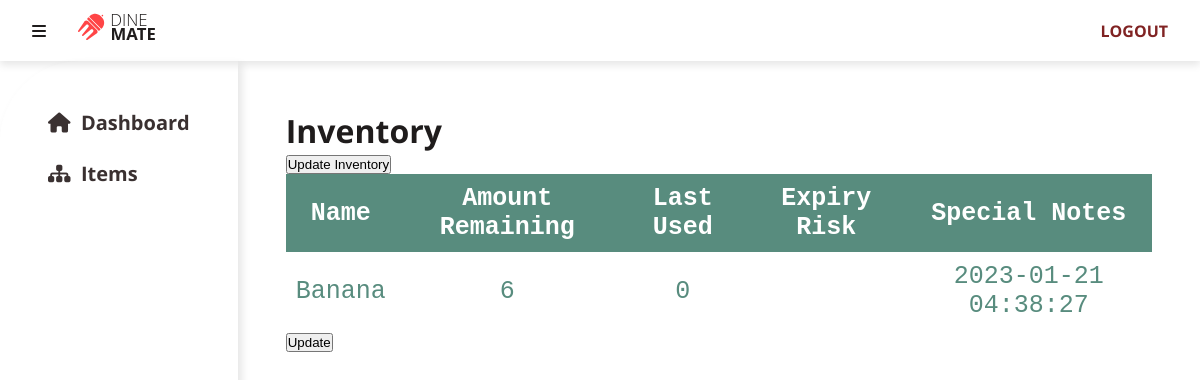
Page /admin/inventory/info on the earlier database version.
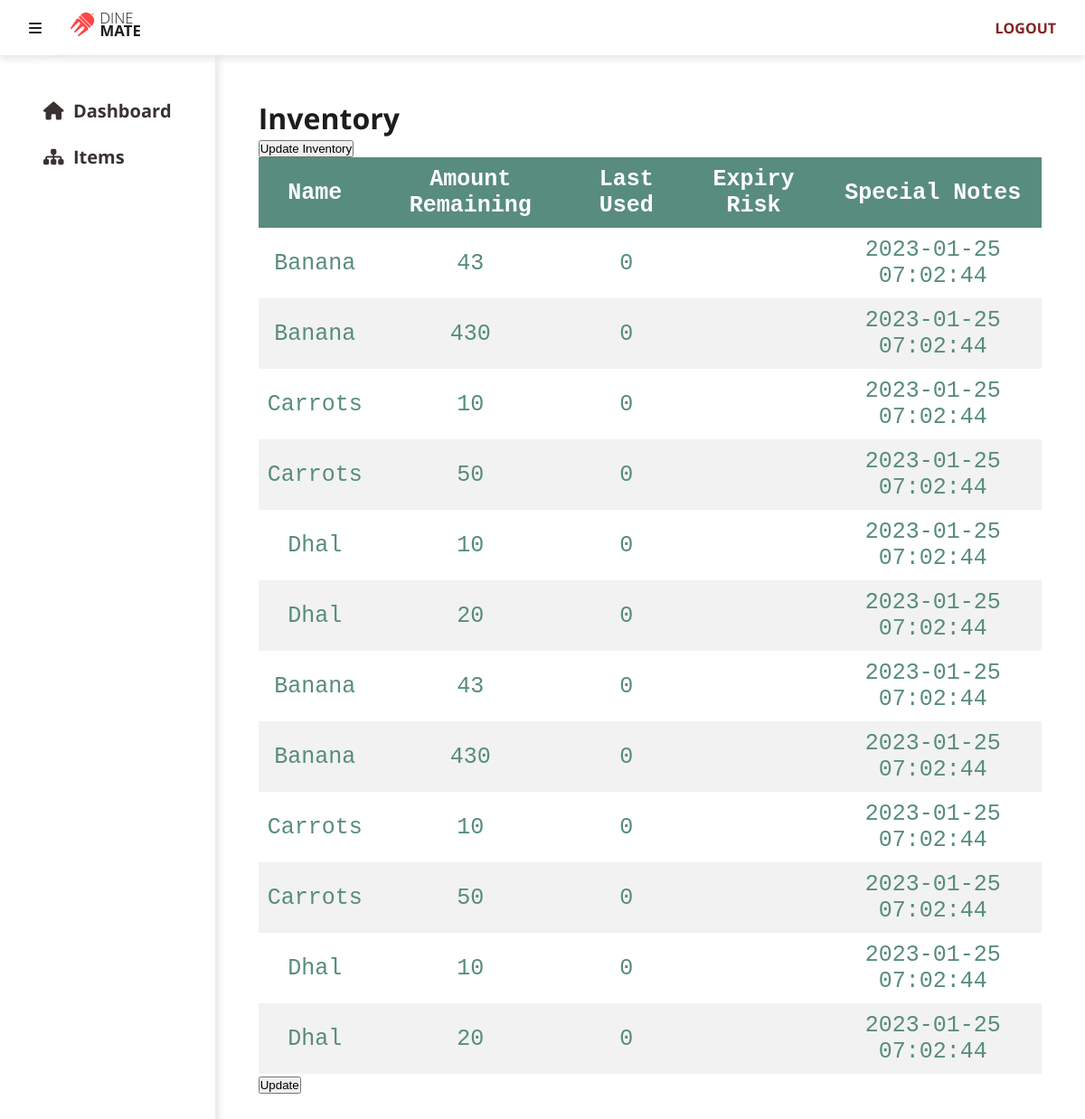
Same page on the later database version.
### tables this page shows
CREATE TABLE `inventory2` (
  `pid` int(11) DEFAULT NULL,
  `item_id` int(11) DEFAULT NULL,
  `amount_remaining` float DEFAULT NULL,
  `special_notes` varchar(500) DEFAULT NULL,
  `expiryrisk` smallint(6) DEFAULT 0,
  `last_used` timestamp NOT NULL DEFAULT current_timestamp()
);

CREATE TABLE `items` (
  `item_id` int(11) NOT NULL,
  `item_name` varchar(256) NOT NULL,
  `description` text DEFAULT NULL,
  `unit` int(50) NOT NULL,
  `category` int(11) DEFAULT NULL
);

### app/core/Controller.php (called while the page is built, shortened)
<?php
trait Controller
{
    public function view(string $view, array $data = []): void
    {
        $filename = "../app/views/" . $view . ".view.php";
        require $filename;
    }
}

### app/controllers/Admin/Inventory.php (called while the page is built, shortened)
<?php
class Inventory
{
    public function info()
    {
        $inv2 = new Inventory2Model();
        $inventory2 = $inv2->getInventory();
        $this->view('inventory2', ['inventory2' => $inventory2]);
    }
}

### app/core/App.php (called while the page is built, shortened)
<?php
class App
{
    private mixed $module = "";
    private array $modules = ["admin"];
    private mixed $controller = "home";
    private string $method = "index";
    function __construct()
    {
        $url = $this->splitUrl();
        if (isset($url[0]) && in_array($url[0], $this->modules)) {
            $this->module = $url[0];
            array_shift($url);
        }
        $controllerPath = "../app/controllers/";
        $path = $controllerPath;
        if ($this->module) {
            $path .= ucfirst($this->module) . "/";
        }
        $path .= ucfirst($url[0] ?? $this->controller) . ".php";
        if (isset($url[0])) {
            if (file_exists($path)) {
                $this->controller = $url[0];
                unset($url[0]);
            } else {
                $this->controller = null;
            }
        }
        $this->controller = new $this->controller;
        if (isset($url[1])) {
            if (method_exists($this->controller, $url[1])) {
                $this->method = $url[1];
                unset($url[1]);
            } else {
                $this->controller = null;
            }
        }
        $this->params = $url ? array_values($url) : [];
        call_user_func_array([$this->controller, $this->method], $this->params);
    }
    private function splitUrl(): array
    {
        if (isset($_GET["url"])) {
            return explode("/", filter_var(rtrim($_GET["url"], "/"), FILTER_SANITIZE_URL));
        } else {
            return [];
        }
    }
}

### public/index.php (called while the page is built, shortened)
<?php
$app = new App();

### app/core/Model.php (called while the page is built, shortened)
<?php
class Model
{
    protected string $table = "";
    public function select(array|string $column_list = "*"): Model
    {
        if (is_array($column_list)) {
            for ($i = 0; $i < count($column_list); $i++) {
                if (!str_contains($column_list[$i], ".")) {
                    $column_list[$i] = $this->table . "." . $column_list[$i];
                }
            }
            $column_list = implode(", ", $column_list);
        } else {
            if (!str_contains($column_list, ".")) {
                $column_list = $this->table . "." . $column_list;
            }
        }
        return $this;
    }
    public function join(string $table, string $column1, string $column2, string $operator = "="): Model
    {
        return $this;
    }
}

### app/models/Inventory2Model.php (called while the page is built, shortened)
<?php
class Inventory2Model extends Model
{
    public function __construct()
    {
        $this->table = "inventory2";
    }
    public function getInventory()
    {
        return $this->select(["inventory2.*", "items.item_name"])
        ->join("items", "items.item_id", "inventory2.item_id")
        ->fetchAll();
    }
}

### app/core/Database.php (called while the page is built, shortened)
<?php
trait Database
{
    private ?PDO $db = null;
    protected string $query = "";
    protected array $data = [];
    public function execute(): PDOStatement
    {
        try {
            $statement = $this->prepare($this->query);
            $statement->execute($this->data);
            $this->query = "";
            $this->data = [];
            return $statement;
        } catch (PDOException $e) {
            die($e->getMessage());
        }
    }
    public function fetchAll(): array
    {
        return $this->execute()->fetchAll();
    }
    protected function prepare(string $query): PDOStatement
    {
        try {
            return $this->db->prepare($query);
        } catch (Exception $e) {
            die($e->getMessage());
        }
    }
    private function connect(): void
    {
        try {
            $connection_string = "mysql:hostname=" . DBHOST . ";dbname=" . DBNAME;
            $this->db = new PDO($connection_string, DBUSER, DBPASS, [
                PDO::ATTR_ERRMODE => PDO::ERRMODE_EXCEPTION,
                PDO::ATTR_DEFAULT_FETCH_MODE => PDO::FETCH_OBJ
            ]);
        } catch (PDOException $e) {
            die($e->getMessage());
        }
    }
}

### app/views/inventory2.view.php (the view, shortened to what this page needs)
<?php include "partials/dashboard.header.php" ?>
<!DOCTYPE html>
<html lang="en">
<head>
</head>
<body>
    <h1>Inventory</h1>
    <button onclick="makeEditable()">Update Inventory</button>
    <table>
        <thead>
            <tr>
                <th>Name</th>
                <th>Amount Remaining</th>
                <th>Last Used</th>
                <th> Expiry Risk</th>
                <th> Special Notes</th>
            </tr>
        </thead>
        <tbody>
            <?php if (isset($inventory2)) : ?>
                <?php foreach ($inventory2 as $item) : ?>
                    <tr data-item-id="<?= $item->item_id ?>" data-purchase-id="<?= $item->pid ?>">
                        <td data-field-name="item_name"><?= $item->item_name ?></td>
                        <td data-field-name="amount_remaining"><?= $item->amount_remaining ?></td>
                        <td data-field-name="expiryrisk"><?= $item->expiryrisk ?></td>
                        <td data-field-name="special_notes"><?= $item->special_notes ?></td>
                        <td data-field-name="last_used"><?= $item->last_used ?></td>
                    </tr>
                <?php endforeach; ?>
            <?php endif; ?>
        </tbody>
    </table>
    <button id="update-button" onclick="updateInventory()">Update</button>
</body>
</html>
<?php include "partials/dashboard.footer.php" ?>

### app/views/partials/head.partial.php (shortened to what this page needs)
<!DOCTYPE html>
<html lang="en">
<head>
    <link rel="stylesheet" href="<?= ROOT ?>/assets/css/styles.css">
</head>

### app/views/partials/dashboard.header.php
<?php include "head.partial.php" ?>
<body class="dashboard">
<?php include "navbar.partial.php" ?>
<div class="dashboard-container">
    <?php include "sidebar.partial.php" ?>
    <div class="w-100 h-100 p-5">

### app/views/partials/navbar.partial.php (shortened to what this page needs)
<nav class="nav px-3 position-sticky">
    <div class="nav-brand">
        <div class="nav-items">
            <div class="nav-item">
                <i class="fa-solid fa-bars" id="sidebar-toggle"></i>
            </div>
            <div class="nav-item">
                <img src="<?= ROOT ?>/assets/images/logos/logo_Full Logo.svg" alt="Logo">
            </div>
        </div>
    </div>
    <div class="nav-items justify-content-end">
        <div class="nav-item">
        </div>
        <div class="nav-item">
            <a class="link text-uppercase fw-bold" href="<?= ROOT ?>/admin/auth/logout">Logout</a>
        </div>
    </div>
</nav>

### app/views/partials/sidebar.partial.php
<div id="sidebar" class="sidebar p-5 pt-1">
    <a class="fw-bold d-block mb-4 fs-4<?php if (isset($controller) && $controller == "home") echo " active" ?>"
       href="<?= ROOT ?>/admin">
        <i class="fa-solid fa-house d-inline"></i><span
                class="sidebar-text">&nbsp;&nbsp;Dashboard</span>
    </a>
    <a class="fw-bold d-block mb-4 fs-4<?php if (isset($controller) && $controller == "items") echo " active" ?>"
       href="<?= ROOT ?>/admin/items">
        <i class="fa-solid fa-sitemap d-inline"></i><span
                class="sidebar-text">&nbsp;&nbsp;Items</span>
    </a>
</div>

### app/views/partials/dashboard.footer.php
</div>
</div>
</body>
<?php include "footer.partial.php" ?>

### app/views/partials/footer.partial.php
</html>

### public/assets/css/styles.css (style rules this page uses)
* { margin: 0; padding: 0; list-style: none; box-sizing: border-box; }
.fs-4 { font-size: 1.25rem; color: #1F1C1C; }
.fw-bold { font-weight: 700 !important; }
.text-uppercase { text-transform: uppercase !important; }
a.link { color: #802323; text-decoration: none; transition: all 0.3s ease-in-out; }
.justify-content-end { justify-content: end; }
.pt-1 { padding-top: 0.25rem !important; }
.px-3 { padding-left: 1rem !important; padding-right: 1rem !important; }
.mb-4 { margin-bottom: 1.5rem !important; }
.p-5 { padding: 3rem !important; }
.d-block { display: block !important; }
.d-inline { display: inline !important; }
.w-100 { width: 100% !important; }
.h-100 { height: 100% !important; }
.position-sticky { position: sticky; }
.nav { display: flex; flex-wrap: wrap; box-shadow: 0 0.25rem 0.5rem rgba(0, 0, 0, 0.1); z-index: 2; }
.nav .nav-items { display: flex; flex: 1 1 auto; align-items: center; flex-direction: row; padding-left: 0; margin-bottom: 0; list-style: none; }
.nav .nav-item { padding: 0.5rem 1rem; font-size: 1rem; font-weight: 600; line-height: inherit; white-space: nowrap; text-decoration: none; }
.nav .nav-item img { width: 5rem; height: 2.5rem; margin-right: 0.5rem; }
body { font-family: "Open Sans", sans-serif; font-size: 16px; color: #1F1C1C; background-color: #FFFFFF; }
#sidebar-toggle { cursor: pointer; }
.dashboard { width: 100%; height: 100vh; display: flex; flex-direction: column; }
.dashboard .dashboard-container { width: 100%; display: flex; flex-direction: row; flex: 1; }
.dashboard .sidebar { background-color: #FFFFFF; z-index: 1; border-radius: 5rem 0 0 0; box-shadow: 0.25rem 0.25rem 0.5rem rgba(0, 0, 0, 0.1); }
.dashboard .sidebar a { text-decoration: none; color: #3A3131; transition: color 0.3s ease-in-out; }
a { text-decoration: none; }

### app/views/inventory2.view.php (style rules this page uses)
table { border-collapse: collapse; width: 100%; color: #588c7e; font-family: monospace; font-size: 25px; text-align: left; }
th { background-color: #588c7e; color: white; padding: 10px; text-align: center; }
tr:nth-child(even) { background-color: #f2f2f2 }
td { padding: 10px; text-align: center; }

Differences in the rows shown:
removed inventory2: item.item_name "Banana", amount_remaining "6", expiryrisk "0", last_used "2023-01-21 04:38:27"
added inventory2: item.item_name "Banana", amount_remaining "43", expiryrisk "0", last_used "2023-01-25 07:02:44"
added inventory2: item.item_name "Banana", amount_remaining "430", expiryrisk "0", last_used "2023-01-25 07:02:44"
added inventory2: item.item_name "Carrots", amount_remaining "10", expiryrisk "0", last_used "2023-01-25 07:02:44"
added inventory2: item.item_name "Carrots", amount_remaining "50", expiryrisk "0", last_used "2023-01-25 07:02:44"
added inventory2: item.item_name "Dhal", amount_remaining "10", expiryrisk "0", last_used "2023-01-25 07:02:44"
added inventory2: item.item_name "Dhal", amount_remaining "20", expiryrisk "0", last_used "2023-01-25 07:02:44"
added inventory2: item.item_name "Banana", amount_remaining "43", expiryrisk "0", last_used "2023-01-25 07:02:44"
added inventory2: item.item_name "Banana", amount_remaining "430", expiryrisk "0", last_used "2023-01-25 07:02:44"
added inventory2: item.item_name "Carrots", amount_remaining "10", expiryrisk "0", last_used "2023-01-25 07:02:44"
added inventory2: item.item_name "Carrots", amount_remaining "50", expiryrisk "0", last_used "2023-01-25 07:02:44"
added inventory2: item.item_name "Dhal", amount_remaining "10", expiryrisk "0", last_used "2023-01-25 07:02:44"
added inventory2: item.item_name "Dhal", amount_remaining "20", expiryrisk "0", last_used "2023-01-25 07:02:44"
